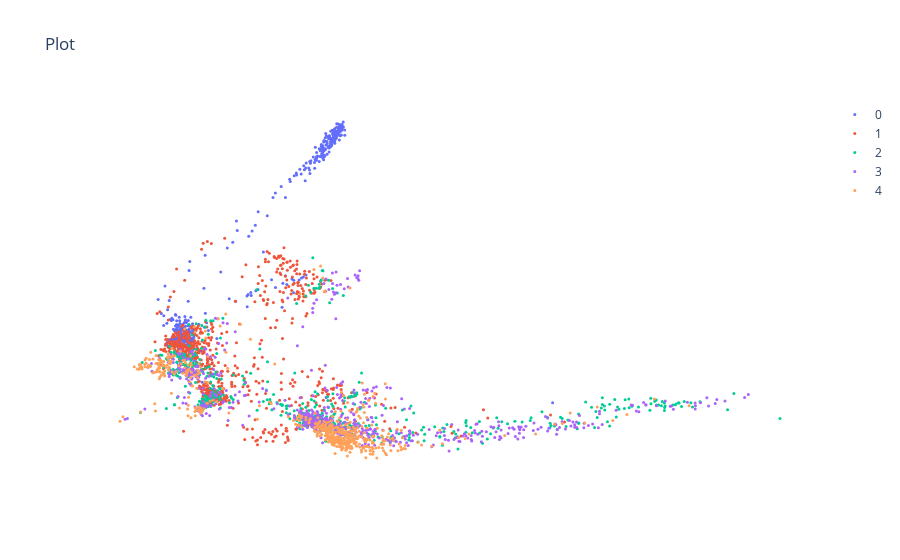

The notebook cell saved with this chart:
### Code cell
scatter(zc, data['colors'], s=3, white_bkgrnd=True, ticks=False, rescale=True).show()

### Figure 1 — Plotly figure (JSON) as saved in the notebook; plotly's stock layout.template omitted (floating-point values rounded to 4 significant figures; data arrays with more than 128 entries replaced by an {"elided": "..."} marker saying what was removed)
{"data": [{"marker": {"color": 0, "colorscale": [[0, "#440154"], [0.1111, "#482878"], [0.2222, "#3e4989"], [0.3333, "#31688e"], [0.4444, "#26828e"], [0.5556, "#1f9e89"], [0.6667, "#35b779"], [0.7778, "#6ece58"], [0.8889, "#b5de2b"], [1, "#fde725"]], "opacity": 1, "size": 3}, "mode": "markers", "name": "0", "type": "scatter", "x": {"elided": "419 float values"}, "y": {"elided": "419 float values"}}, {"marker": {"color": 1, "opacity": 1, "size": 3}, "mode": "markers", "name": "1", "type": "scatter", "x": {"elided": "758 float values"}, "y": {"elided": "758 float values"}}, {"marker": {"color": 2, "opacity": 1, "size": 3}, "mode": "markers", "name": "2", "type": "scatter", "x": {"elided": "598 float values"}, "y": {"elided": "598 float values"}}, {"marker": {"color": 3, "opacity": 1, "size": 3}, "mode": "markers", "name": "3", "type": "scatter", "x": {"elided": "652 float values"}, "y": {"elided": "652 float values"}}, {"marker": {"color": 4, "opacity": 1, "size": 3}, "mode": "markers", "name": "4", "type": "scatter", "x": {"elided": "573 float values"}, "y": {"elided": "573 float values"}}], "layout": {"paper_bgcolor": "white", "plot_bgcolor": "white", "scene": {"xaxis": {"title": {"text": "X"}}, "yaxis": {"title": {"text": "Y"}}}, "showlegend": true, "title": {"text": "Plot"}, "xaxis": {"showgrid": false, "showline": false, "showticklabels": false, "ticks": "", "zeroline": false}, "yaxis": {"showgrid": false, "showline": false, "showticklabels": false, "ticks": "", "zeroline": false}}}
